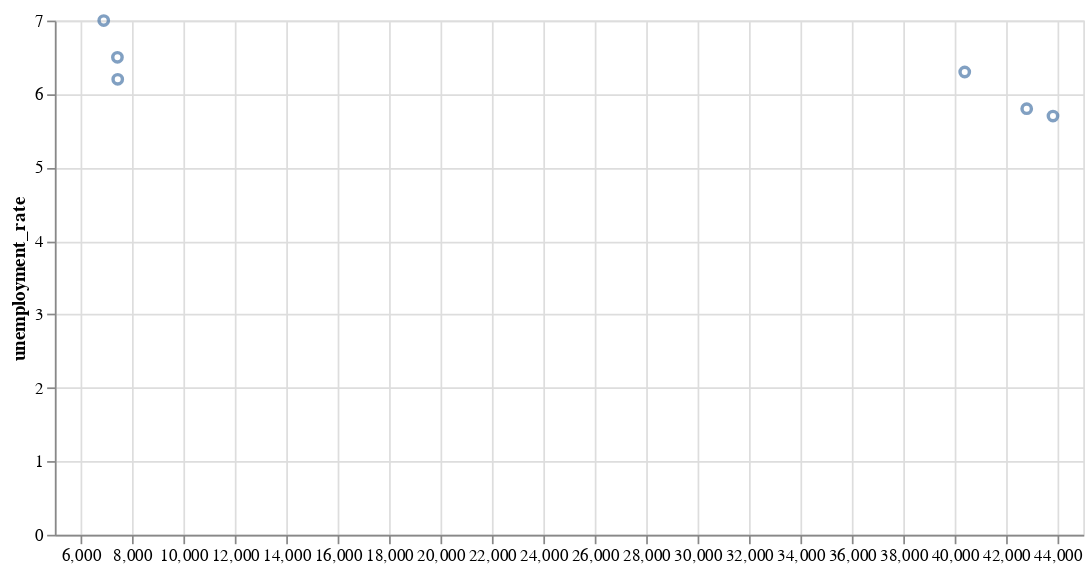

Notebook cell for this chart:
### Code cell
alt.Chart(mb_merged_df).mark_point().encode(
    x=alt.X('Total number of businesses:Q', title='',scale=alt.Scale(zero=False)),
    y=alt.Y('unemployment_rate:Q')
).properties(width=600, height=300)

### Figure 1 — Vega-Lite specification as saved in the notebook (floating-point values rounded to 4 significant figures)
{"config": {"view": {"continuousWidth": 400, "continuousHeight": 300}}, "data": {"name": "data-0219eefd0cf5d60b630978e28def089c"}, "mark": "point", "encoding": {"x": {"field": "Total number of businesses", "scale": {"zero": false}, "title": "", "type": "quantitative"}, "y": {"field": "unemployment_rate", "type": "quantitative"}}, "height": 300, "width": 600, "$schema": "https://vega.github.io/schema/vega-lite/v4.17.0.json", "datasets": {"data-0219eefd0cf5d60b630978e28def089c": [{"Geography": "Canada", "Location indicator - code": 1.0, "Location indicator": "Rural", "Reference year": 2017, "Net Profit/Loss": "362.8", "unemployment_rate": 7.0, "Total number of businesses": "6901"}, {"Geography": "Canada", "Location indicator - code": 2.0, "Location indicator": "Urban", "Reference year": 2017, "Net Profit/Loss": "605.9", "unemployment_rate": 6.3, "Total number of businesses": "40390"}, {"Geography": "Canada", "Location indicator - code": 1.0, "Location indicator": "Rural", "Reference year": 2018, "Net Profit/Loss": "348.2", "unemployment_rate": 6.5, "Total number of businesses": "7434"}, {"Geography": "Canada", "Location indicator - code": 2.0, "Location indicator": "Urban", "Reference year": 2018, "Net Profit/Loss": "675.5", "unemployment_rate": 5.8, "Total number of businesses": "42801"}, {"Geography": "Canada", "Location indicator - code": 1.0, "Location indicator": "Rural", "Reference year": 2019, "Net Profit/Loss": "332.7", "unemployment_rate": 6.2, "Total number of businesses": "7446"}, {"Geography": "Canada", "Location indicator - code": 2.0, "Location indicator": "Urban", "Reference year": 2019, "Net Profit/Loss": "674.3", "unemployment_rate": 5.7, "Total number of businesses": "43823"}]}}
